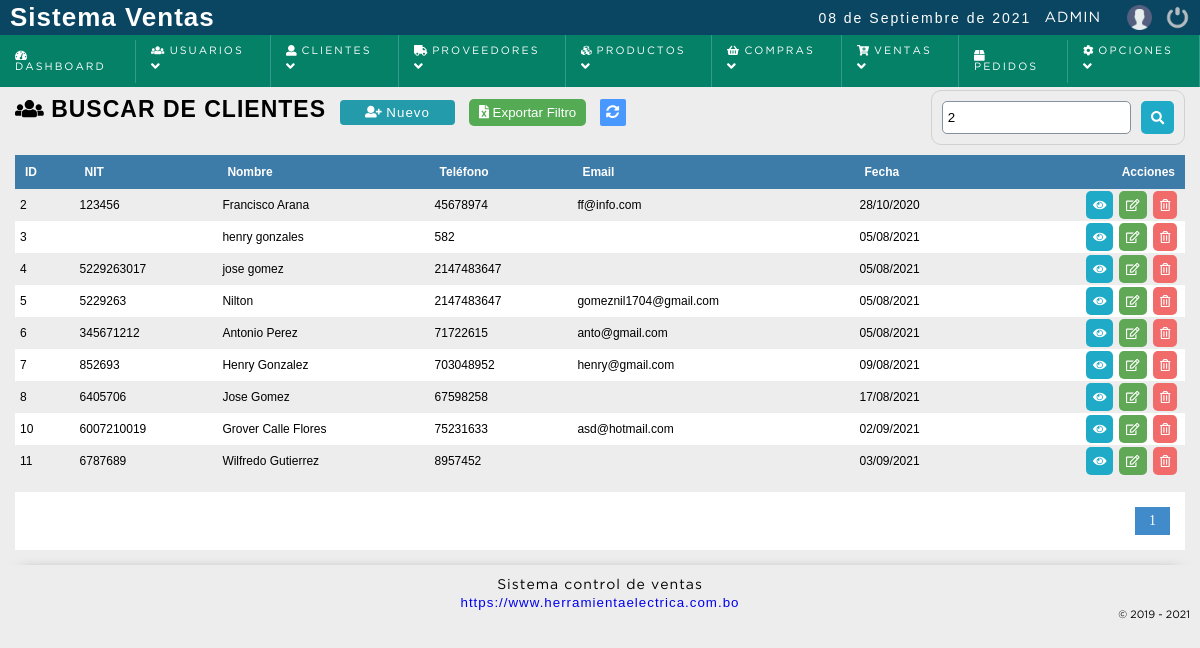
/sistema/clientes/buscar_cliente.php?busqueda=2 (signed in), run on an earlier commit of the app's database.
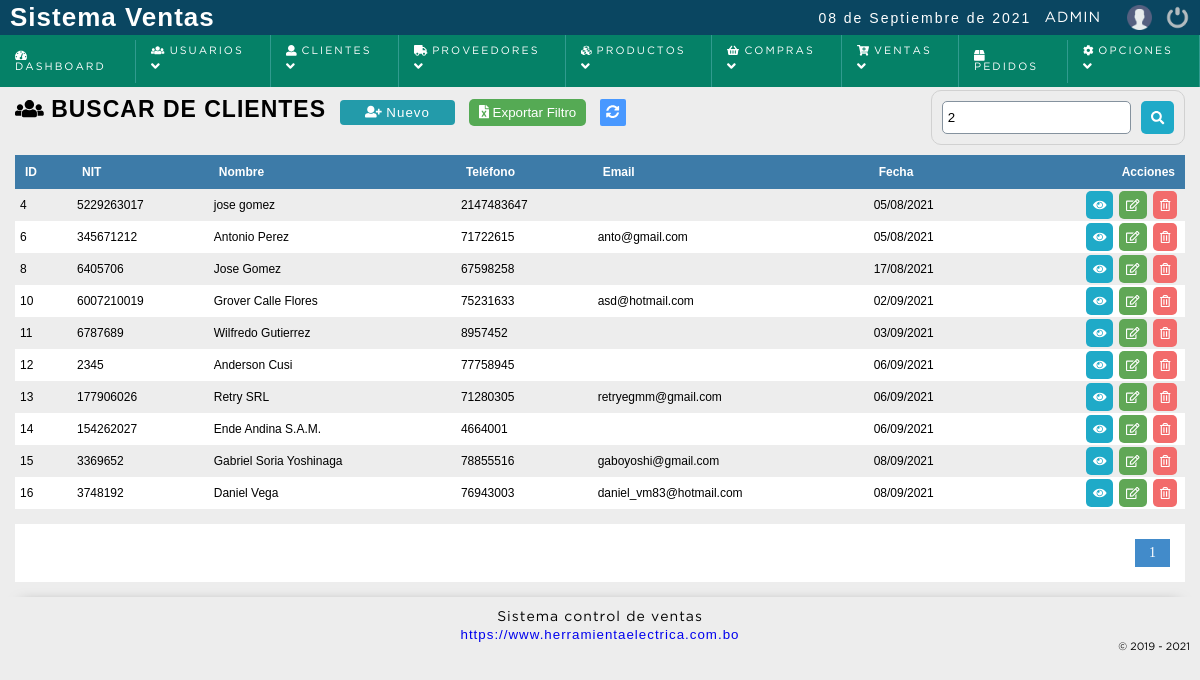
And on a later commit of the database.
### tables this page shows
CREATE TABLE `cliente` (
  `idcliente` int(11) NOT NULL,
  `nit` varchar(20) NOT NULL,
  `nombre` varchar(80) DEFAULT NULL,
  `telefono` int(11) DEFAULT NULL,
  `correo` varchar(100) NOT NULL,
  `clave` varchar(255) NOT NULL,
  `cod_temp` varchar(200) NOT NULL,
  `direccion` text DEFAULT NULL,
  `dateadd` datetime NOT NULL DEFAULT current_timestamp(),
  `usuario_id` int(11) NOT NULL,
  `estatus` int(11) NOT NULL DEFAULT 1
);

### sistema/includes/functions.php (called while the page is built, shortened)
<?php
	function decrypt($string, $key) {
	   $result = '';
	   $string = base64_decode($string);
	   for($i=0; $i<strlen($string); $i++) {
	      $char = substr($string, $i, 1);
	      $keychar = substr($key, ($i % strlen($key))-1, 1);
	      $char = chr(ord($char)-ord($keychar));
	      $result.=$char;
	   }
	   return $result;
	}
 ?>

### sistema/clientes/buscar_cliente.php (the view, shortened to what this page needs)
<?php
	include "../../conexion.php";
	$busqueda = strtolower($_REQUEST['busqueda']);
	$sql_registe = mysqli_query($conection,"SELECT COUNT(*) as total_registro FROM cliente
														WHERE ( idcliente LIKE '%$busqueda%' OR
																nit LIKE '%$busqueda%' OR
																nombre LIKE '%$busqueda%' OR
																telefono LIKE '%$busqueda%' OR
																correo LIKE '%$busqueda%'
														   )
														AND estatus = 1  ");
	$result_register = mysqli_fetch_array($sql_registe);
	$total_registro = $result_register['total_registro'];
	$por_pagina = 150;
	if(empty($_GET['pagina']))
	{
		$pagina = 1;
	}else{
		$pagina = $_GET['pagina'];
	}
	$desde = ($pagina-1) * $por_pagina;
	$total_paginas = ceil($total_registro / $por_pagina);
	$queryFiltro = "SELECT idcliente,
							nit,
							nombre,
							telefono,
							correo,
                            direccion,
							DATE_FORMAT(dateadd, '%d/%m/%Y') as fecha_registro,
							estatus FROM cliente WHERE
								( idcliente LIKE '%$busqueda%' OR
									nit LIKE '%$busqueda%' OR
									nombre LIKE '%$busqueda%' OR
									telefono LIKE '%$busqueda%' OR
									correo LIKE  '%$busqueda%' )
								AND
								estatus = 1 ORDER BY idcliente ASC LIMIT $desde,$por_pagina";
	$query = mysqli_query($conection,$queryFiltro);
 ?>
<!DOCTYPE html>
<html lang="en">
<head>
	<?php include "../includes/scripts.php"; ?>
</head>
<body>
	<?php include "../includes/header.php"; ?>
	<section id="container">
		<h1> <i class="fas fa-users"></i> Buscar de clientes</h1>
		<a href="registro_cliente.php" class="btn_new"><i class="fas fa-user-plus"></i> Nuevo </a>
		<?php
			if($result > 0 and ($_SESSION['rol'] == 1 or $_SESSION['rol'] == 2)){
		?>
		<form action="exportar.php" method="post" class="formExport" >
			<button type="submit" class="bntExport">  <i class="fas fa-file-excel"></i> Exportar Filtro</button>
		</form>
		<?php } ?>
		<a href="index.php" class="btnRefresh"><i class="fas fa-sync-alt" title="Actualizar"></i></a>
		<form action="buscar_cliente.php" method="get" class="form_search">
			<input type="text" name="busqueda" id="busqueda" placeholder="Buscar" value="<?php echo $busqueda; ?>">
			<button type="submit" class="btn_search"><i class="fas fa-search"></i></button>
		</form>
	<div class="containerTable">
		<table>
			<tr>
				<th>ID</th>
				<th><?= strtoupper(IDENTIFICACION_TRIBUTARIA); ?></th>
				<th>Nombre</th>
				<th>Teléfono</th>
				<th>Email</th>
				<th>Fecha</th>
				<th class="textright">Acciones</th>
			</tr>
		<?php
			if($result > 0){
				while ($data = mysqli_fetch_array($query)) {
			?>
				<tr id="item_<?php echo $data["idcliente"]; ?>">
					<td><?php echo $data["idcliente"]; ?></td>
					<td><?php echo $data["nit"]; ?></td>
					<td><?php echo $data["nombre"]; ?></td>
					<td><?php echo ($data["telefono"] != 0) ? $data["telefono"] : '-'; ?></td>
					<td><?php echo $data["correo"]; ?></td>
					<td><?php echo $data["fecha_registro"]; ?></td>
					<td class="textright">
						<div class="div_acciones">
							<div>
								<a href="#" class="btn_view btnInfoCliente" title="Ver datos"><i class="fas fa-eye"></i></a>
							</div>
							<div>
								<a class="btn_edit" href="editar_cliente.php?id=<?php echo $data["idcliente"]; ?>" title="Editar"><i class="far fa-edit"></i></a>
							</div>
							<?php if($_SESSION['rol'] == 1 || $_SESSION['rol'] == 2){ ?>
							<div>
								<a class="btn_del" href="eliminar_confirmar_cliente.php?id=<?php echo $data["idcliente"]; ?>" title="Eliminar"><i class="far fa-trash-alt"></i></a>
							</div>
							<?php } ?>
						</div>
					</td>
				</tr>
		<?php
				}
			}else{
				echo '<tr><td colspan="7" align="center"><p><strong>No hay datos para mostrar</strong></p></td></tr>';
			}
		 ?>
		</table>
	</div>
<?php
	if($total_registro != 0)
	{
 ?>
		<div class="paginador">
			<ul>
			<?php
				for ($i=1; $i <= $total_paginas; $i++) {
					if($i == $pagina)
					{
						echo '<li class="pageSelected">'.$i.'</li>';
					}else{
						echo '<li><a href="?pagina='.$i.'&busqueda='.$busqueda.'">'.$i.'</a></li>';
					}
				}
			 ?>
			</ul>
		</div>
<?php } ?>
	</section>
	<?php include "../includes/footer.php"; ?>
</body>
</html>

What changed in the data, as far as the page shows it:
no longer on this page (row edited): cliente: idcliente "2", nit "123456", nombre "Francisco Arana", telefono "45678974", correo "ff@info.com", fecha_registro "28/10/2020"
no longer on this page (row edited): cliente: idcliente "3", nombre "henry gonzales", telefono "582", fecha_registro "05/08/2021"
no longer on this page (row edited): cliente: idcliente "5", nit "5229263", nombre "Nilton", telefono "2147483647", correo "gomeznil1704@gmail.com", fecha_registro "05/08/2021"
no longer on this page (row edited): cliente: idcliente "7", nit "852693", nombre "Henry Gonzalez", telefono "703048952", correo "henry@gmail.com", fecha_registro "09/08/2021"
added cliente: idcliente "12", nit "2345", nombre "Anderson Cusi", telefono "77758945", fecha_registro "06/09/2021"
added cliente: idcliente "13", nit "177906026", nombre "Retry SRL", telefono "71280305", correo "retryegmm@gmail.com", fecha_registro "06/09/2021"
added cliente: idcliente "14", nit "154262027", nombre "Ende Andina S.A.M.", telefono "4664001", fecha_registro "06/09/2021"
added cliente: idcliente "15", nit "3369652", nombre "Gabriel Soria Yoshinaga", telefono "78855516", correo "gaboyoshi@gmail.com", fecha_registro "08/09/2021"
added cliente: idcliente "16", nit "3748192", nombre "Daniel Vega", telefono "76943003", correo "daniel_vm83@hotmail.com", fecha_registro "08/09/2021"
